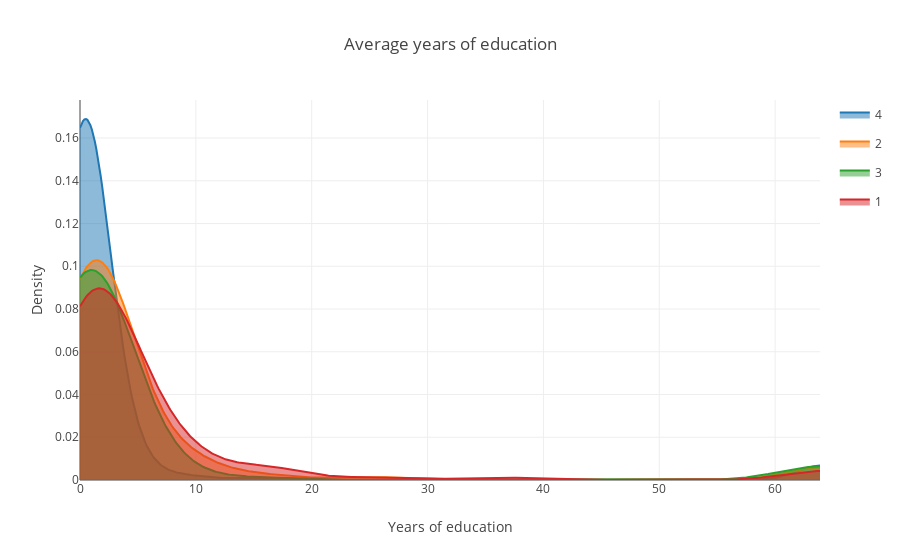

The cell this chart's notebook holds for it:
### Markdown cell above
### SQBdependency

`dependency squared`

### Code cell
target = "Target"
feature = "SQBdependency"

temp = train[train[feature].notnull()]
fig = ff.create_distplot(
    [temp[temp[target] == y][feature].values for y in temp[target].unique()], 
    temp[target].unique(), 
    show_hist=False,
    show_rug=False,
)

for d in fig['data']:
    d.update({'fill' : 'tozeroy'})

layout = go.Layout(
    title   = "Average years of education",
    xaxis   = dict(title = "Years of education"),
    yaxis   = dict(title = "Density"),
)

fig["layout"] = layout
iplot(fig)

### Figure 1 — Plotly figure (JSON) as saved in the notebook; plotly's stock layout.template omitted (floating-point values rounded to 4 significant figures; data arrays with more than 128 entries replaced by an {"elided": "..."} marker saying what was removed)
{"data": [{"fill": "tozeroy", "legendgroup": 4, "marker": {"color": "rgb(31, 119, 180)"}, "mode": "lines", "name": 4, "showlegend": true, "type": "scatter", "x": {"elided": "500 float values"}, "xaxis": "x1", "y": {"elided": "500 float values"}, "yaxis": "y1"}, {"fill": "tozeroy", "legendgroup": 2, "marker": {"color": "rgb(255, 127, 14)"}, "mode": "lines", "name": 2, "showlegend": true, "type": "scatter", "x": {"elided": "500 float values"}, "xaxis": "x1", "y": {"elided": "500 float values"}, "yaxis": "y1"}, {"fill": "tozeroy", "legendgroup": 3, "marker": {"color": "rgb(44, 160, 44)"}, "mode": "lines", "name": 3, "showlegend": true, "type": "scatter", "x": {"elided": "500 float values"}, "xaxis": "x1", "y": {"elided": "500 float values"}, "yaxis": "y1"}, {"fill": "tozeroy", "legendgroup": 1, "marker": {"color": "rgb(214, 39, 40)"}, "mode": "lines", "name": 1, "showlegend": true, "type": "scatter", "x": {"elided": "500 float values"}, "xaxis": "x1", "y": {"elided": "500 float values"}, "yaxis": "y1"}], "layout": {"title": "Average years of education", "xaxis": {"title": "Years of education"}, "yaxis": {"title": "Density"}}}
